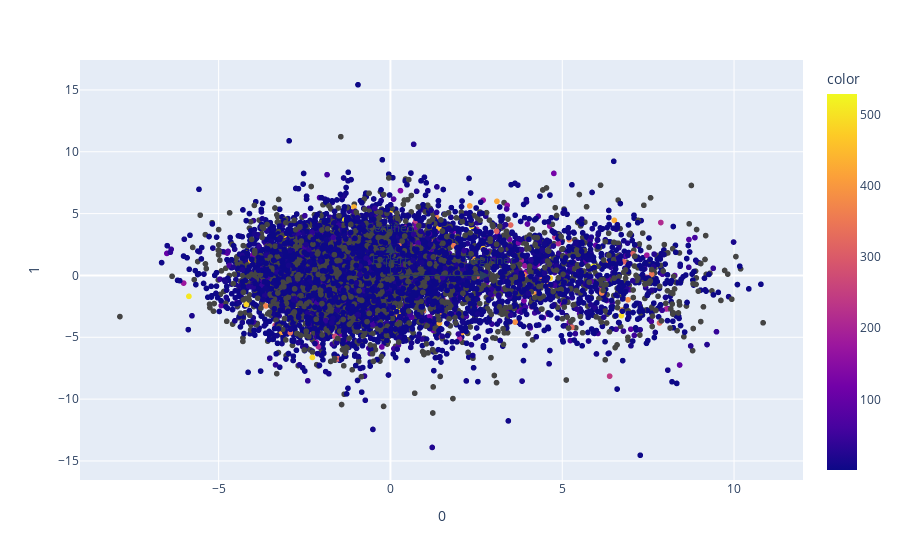

Notebook code cell kept with this figure:
### Markdown cell above
#### 1.i

### Code cell
features = ["Beginner", "Certified", "Expert"]
fig = px.scatter(X_train, x=0, y=1, color=finalDF['image_num'])

for i, feature in enumerate(features):
    fig.add_annotation(
        ax=0, ay=0,
        axref="x", ayref="y",
        x=loadings[i, 0],
        y=loadings[i, 1],
        showarrow=True,
        arrowsize=2,
        arrowhead=2,
        xanchor="right",
        yanchor="top"
    )
    fig.add_annotation(
        x=loadings[i, 0],
        y=loadings[i, 1],
        ax=0, ay=0,
        xanchor="center",
        yanchor="bottom",
        text=feature,
        yshift=5,
    )
fig.show()

### Figure 1 — Plotly figure (JSON) as saved in the notebook; plotly's stock layout.template omitted (floating-point values rounded to 4 significant figures; data arrays with more than 128 entries replaced by an {"elided": "..."} marker saying what was removed)
{"data": [{"hovertemplate": "0=%{x}<br>1=%{y}<br>color=%{marker.color}<extra></extra>", "legendgroup": "", "marker": {"color": {"elided": "9200 int values"}, "coloraxis": "coloraxis", "symbol": "circle"}, "mode": "markers", "name": "", "showlegend": false, "type": "scattergl", "x": {"elided": "9200 float values"}, "xaxis": "x", "y": {"elided": "9200 float values"}, "yaxis": "y"}], "layout": {"annotations": [{"arrowhead": 2, "arrowsize": 2, "ax": 0, "axref": "x", "ay": 0, "ayref": "y", "showarrow": true, "x": 2.886, "xanchor": "right", "y": -1.559e-13, "yanchor": "top"}, {"ax": 0, "ay": 0, "text": "Beginner", "x": 2.886, "xanchor": "center", "y": -1.559e-13, "yanchor": "bottom", "yshift": 5}, {"arrowhead": 2, "arrowsize": 2, "ax": 0, "axref": "x", "ay": 0, "ayref": "y", "showarrow": true, "x": 1.788e-13, "xanchor": "right", "y": 2.616, "yanchor": "top"}, {"ax": 0, "ay": 0, "text": "Certified", "x": 1.788e-13, "xanchor": "center", "y": 2.616, "yanchor": "bottom", "yshift": 5}, {"arrowhead": 2, "arrowsize": 2, "ax": 0, "axref": "x", "ay": 0, "ayref": "y", "showarrow": true, "x": -2.363e-12, "xanchor": "right", "y": 3.185e-12, "yanchor": "top"}, {"ax": 0, "ay": 0, "text": "Expert", "x": -2.363e-12, "xanchor": "center", "y": 3.185e-12, "yanchor": "bottom", "yshift": 5}], "coloraxis": {"colorbar": {"title": {"text": "color"}}, "colorscale": [[0, "#0d0887"], [0.1111, "#46039f"], [0.2222, "#7201a8"], [0.3333, "#9c179e"], [0.4444, "#bd3786"], [0.5556, "#d8576b"], [0.6667, "#ed7953"], [0.7778, "#fb9f3a"], [0.8889, "#fdca26"], [1, "#f0f921"]]}, "legend": {"tracegroupgap": 0}, "margin": {"t": 60}, "xaxis": {"anchor": "y", "domain": [0, 1], "title": {"text": "0"}}, "yaxis": {"anchor": "x", "domain": [0, 1], "title": {"text": "1"}}}}
